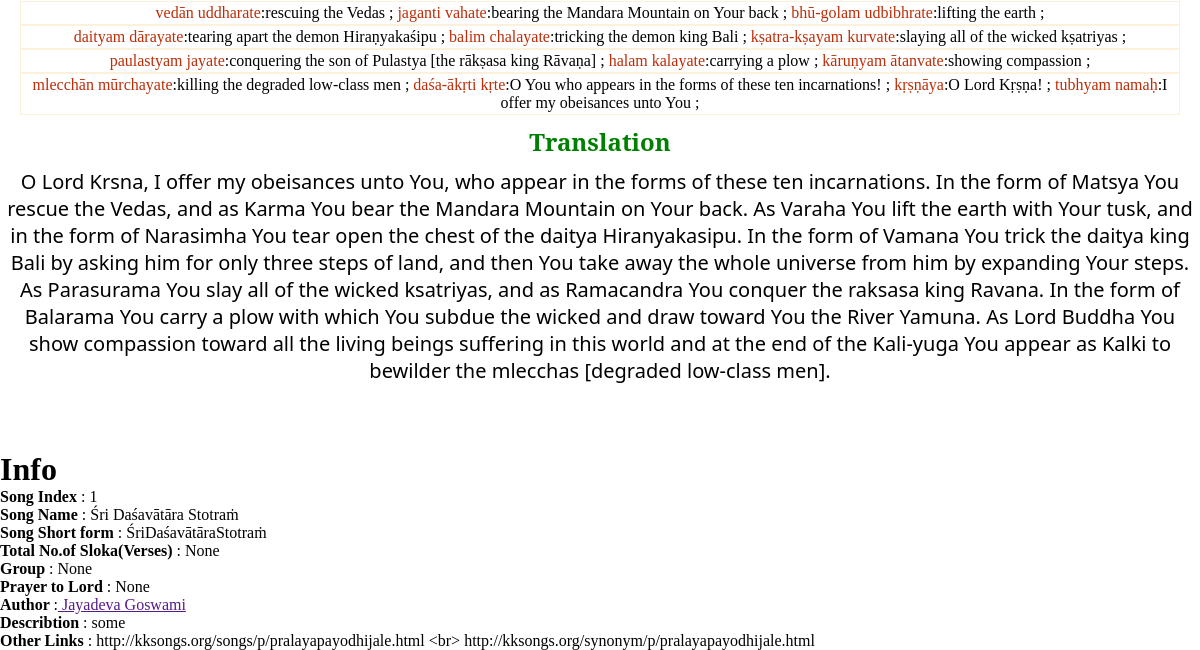
Before: /lib/1 (lower part) with the older database file.
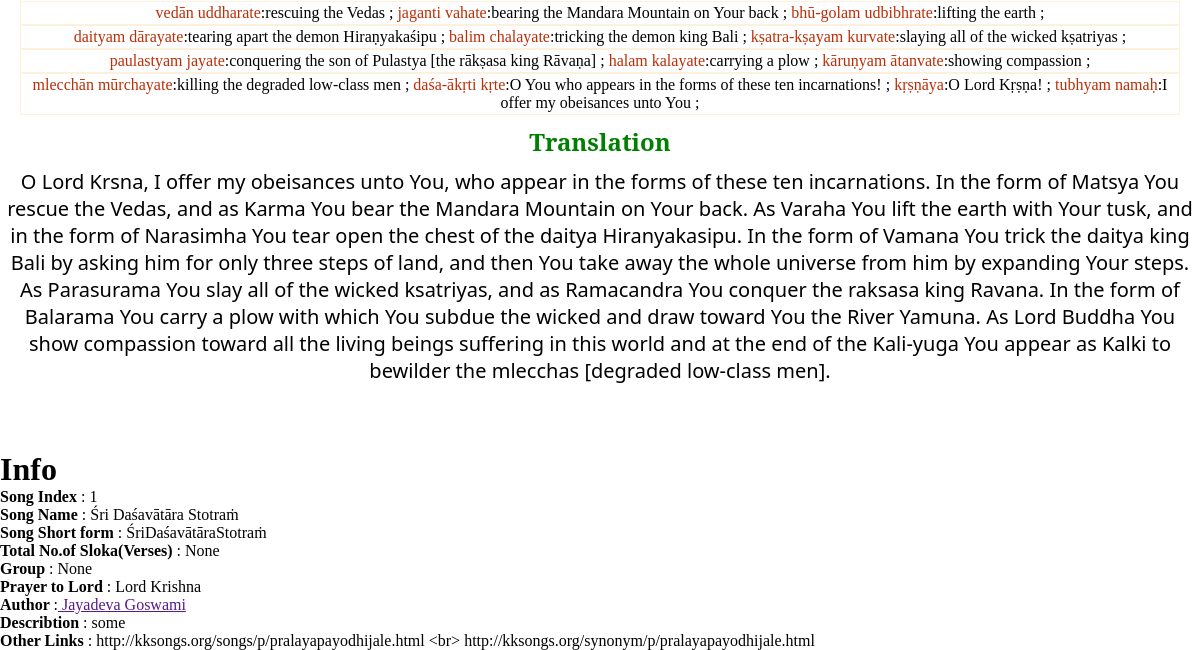
After: the same page with the newer database file.
### tables this page shows
CREATE TABLE Songs (song_idx INTEGER, slokas_no INTEGER NOT NULL, sloka_hindi TEXT, sloka_eng TEXT, synonyms TEXT, translation TEXT, purpot TEXT, FOREIGN KEY (song_idx) REFERENCES SongIndex(song_idx), PRIMARY KEY (song_idx, slokas_no));

CREATE TABLE SongIndex (song_idx INTEGER PRIMARY KEY, song_name VARCHAR(100) NOT NULL UNIQUE, song_short_name VARCHAR(100) NOT NULL UNIQUE, sloka_statues BOOLEAN NOT NULL CHECK (sloka_statues IN (0, 1)), division VARCHAR(100), division_no INTEGER, total_slokas INTEGER, groups VARCHAR(100), devotion_god VARCHAR(100), author VARCHAR(100), describtion TEXT, other_links TEXT);

### app.py (the view)
@app.route('/lib/<int:song_id>')
def song(song_id):
    SongIndex_sql = SqliteModel(db_path,'SongIndex')
    mysong_metadata = SongIndex_sql.read_entry(song_idx=song_id)
    mySongs_sql = SqliteModel(db_path,'Songs')
    my_song = mySongs_sql.read_entry(song_idx=song_id)
    for my_sloka in my_song:
        if my_sloka['sloka_eng'] !=None:
            my_sloka['sloka_eng']   = my_sloka['sloka_eng'].split('\n')
        my_sloka['synonyms'] = get_linewise_synonym(my_sloka)
        if my_sloka['translation'] !=None:
            my_sloka['translation'] = my_sloka['translation'].split('\n')
    return render_template('song.html', song_meta=my_song, info=mysong_metadata)

### slokabase/SqliteModel.py (called while the page is built)
    def read_entry(self, *args, **kwargs):
        query = get_read_query(self.table_name, *args,**kwargs)
        self.db_cursor = self.db_connect.cursor()
        try :
            self.db_cursor.execute(query)
            columns = [column[0] for column in self.db_cursor.description]
            data = [dict(zip(columns, row)) for row in self.db_cursor.fetchall()]
        except sqlite3.Error as e:
            print('Exception: {}'.format(e))
        finally:
            self.db_cursor.close()
        return data

    def __del__( self):
         self.db_connect.close()

### slokabase/templates/song.html (shortened to what this page needs)
{% extends "layout.html" %}
{% block content %}
<div class="content">
    {% for song_part in song_meta%}
    {% if song_part['synonyms'] is not none %}
    <div style="text-align: center;padding-left: 20px;padding-right: 20px;">
        <p class="synonym-text">
                {% for line in song_part['synonyms'] %}
                <div style="border: 1px solid  #fdf1dc;padding: 2px;">
                    {% for synonym_dic in line %}
                        {% for key, value in synonym_dic.items() %}
                            <a class="sloka-synonyms-key" href=''> {{key}}</a>:{{value}} ;
                        {% endfor %}
                    {% endfor %}<br>
                </div>
                {% endfor %}
        </p>
    </div>
    {% endif %}
    {% if song_part['translation'] is not none %}
    <div style="text-align: center; padding-bottom: 20px; margin-bottom:20px ;">
        <h1 class="sloka-header">Translation</h1>
        <p class="translation-text">
        {% for trans_line in song_part['translation'] %}
                {{trans_line}} <br>
        {% endfor %}
        </p>
    </div>
    {% endif %}
    {% endfor %}
    <div>
        <h1> Info</h1>
        <b>Song Index</b> : {{info[0]['song_idx']}} <br>
        <b>Song Name</b> : {{info[0]['song_name']}} <br>
        <b>Song Short form</b> : {{info[0]['song_short_name']}} <br>
        <b>Total No.of Sloka(Verses)</b> : {{info[0]['total_slokas']}} <br>
        <b>Group </b>: {{info[0]['groups']}} <br>
        <b>Prayer to Lord </b>: {{info[0]['devotion_god']}} <br>
        <b>Author </b>:<a href=""> {{info[0]['author']}}</a> <br>
        <b>Describtion</b> : {{info[0]['describtion']}} <br>
        <b>Other Links</b> : {{info[0]['other_links']}} <br>
    </div>
    {% endblock content %}

### slokabase/templates/layout.html (shortened to what this page needs)
<!DOCTYPE html>
<html>
<head>
  <link rel="stylesheet" type="text/css" href="{{ url_for('static', filename='mytheme.css') }}">
</head>
<body>
  <main role="main" class="">
    {% block content %}
    {% endblock %}
  </main>
</body>
</html>

### slokabase/static/mytheme.css (style rules this page uses)
:root { --highlite-background: #f9f8f7; --highlite-hover: #dbd9d7; }
* { margin: 0; padding: 0; box-sizing: border-box; }
body { background-color: white; }
.sloka-header { text-align: center; font-family: "Noto Serif vedabaseio", "Noto Serif", serif; font-size: 1.5em; font-weight: 700; color: rgb(0, 128, 0); padding: 10px 0px }
.synonym-text { font-size: 1.5rem; }
.translation-text { font-size: 1.25rem; font-family: system-ui; }

Changed rows visible on the page:
changed SongIndex "Śri Daśavātāra Stotraṁ": devotion_god (not shown) → "Lord Krishna"
Other visible differences:
{{ info[0]['devotion_god'] }}: "None" → (not shown)
